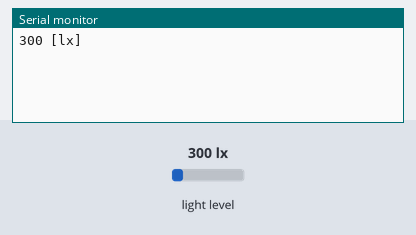
A sketch run on a simulated Arduino Uno, built with avr-gcc and run on an emulated ATmega328P. Parts: the last lines printed to the serial monitor. Wiring (inferred from the names in the program): BH1750 light sensor at I2C address 0x23. Inputs (shaded band) come from the test bench; at power-on: light level 300 lx.

Above: at 1.4 s.
1.5 s: light level set to 40 lx
At 4.1 s:
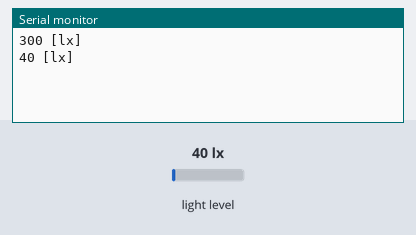
4.5 s: light level set to 500 lx
At 5.8 s:
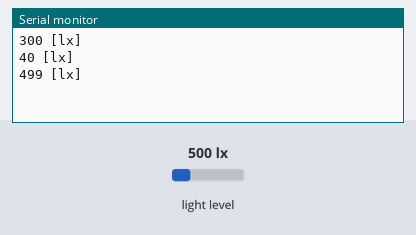
Timing chart, 0 to 7.5 s (numbered marks = the images above; inputs shaded):
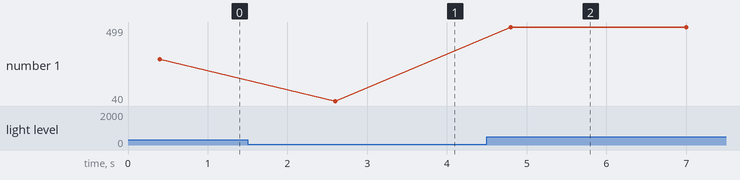

The sketch:

BH1750_readData.ino
```cpp
/*
 *___BH1750 GY-302 Ambient Light Sensor___*
 Connection:
 BH1750 -
 ------------------
 VCC    -   3.3V or 5V
 GND    -   GND
 SCL    -   SCL(A5 on Arduino Nano, Uno, on esp8266 free selectable[generally Pin 1])
 SDA    -   SDA(A4 on Arduino Nano, Uno, on esp8266 free selectable[generally Pin 2])
 ADD    -   NC (or GND)
 */

#include <Wire.h>

byte BH1750_Device_Address = 0x23; // I2C address for BH1750 light sensor
unsigned int Lux_value = 0;

void setup() {
  Wire.begin();
  Serial.begin(115200);
  delay(200);
}

void loop() {
  BH1750_Initialise();
  Lux_value = BH1750_Read();
  Serial.print(Lux_value);
  Serial.println(" [lx]");
//  float FtCd = Lux / 10.764;
//  float Wattsm2 = Lux / 683.0;
//  Serial.print(FtCd, 2);
//  Serial.println("[FC]");
//  Serial.print(Wattsm2, 4);
//  Serial.println("[Watts / m ^ 2]");
  delay(2000);
}

unsigned int BH1750_Read() {
  unsigned int value = 0;
  Wire.beginTransmission(BH1750_Device_Address);
  Wire.requestFrom(BH1750_Device_Address, 2);
  while (Wire.available()) {
    value <<= 8;
    value |= Wire.read();
  }
  Wire.endTransmission();
  return value / 1.2; // Convert to Lux
}

void BH1750_Initialise() {
  Wire.beginTransmission(BH1750_Device_Address);
  Wire.write(0x10); // set resolution to 1 Lux
  Wire.endTransmission();
  delay(200);
}
```

Measured:
- after the input at 1.5 s, the serial monitor: prints a new line after 1.1 s (image 1)
- after the input at 4.5 s, the serial monitor: prints a new line after 0.30 s (image 2)
- plotted number 1: 300 → 40 after the input at 1.5 s, 40 → 499 after the input at 4.5 s
